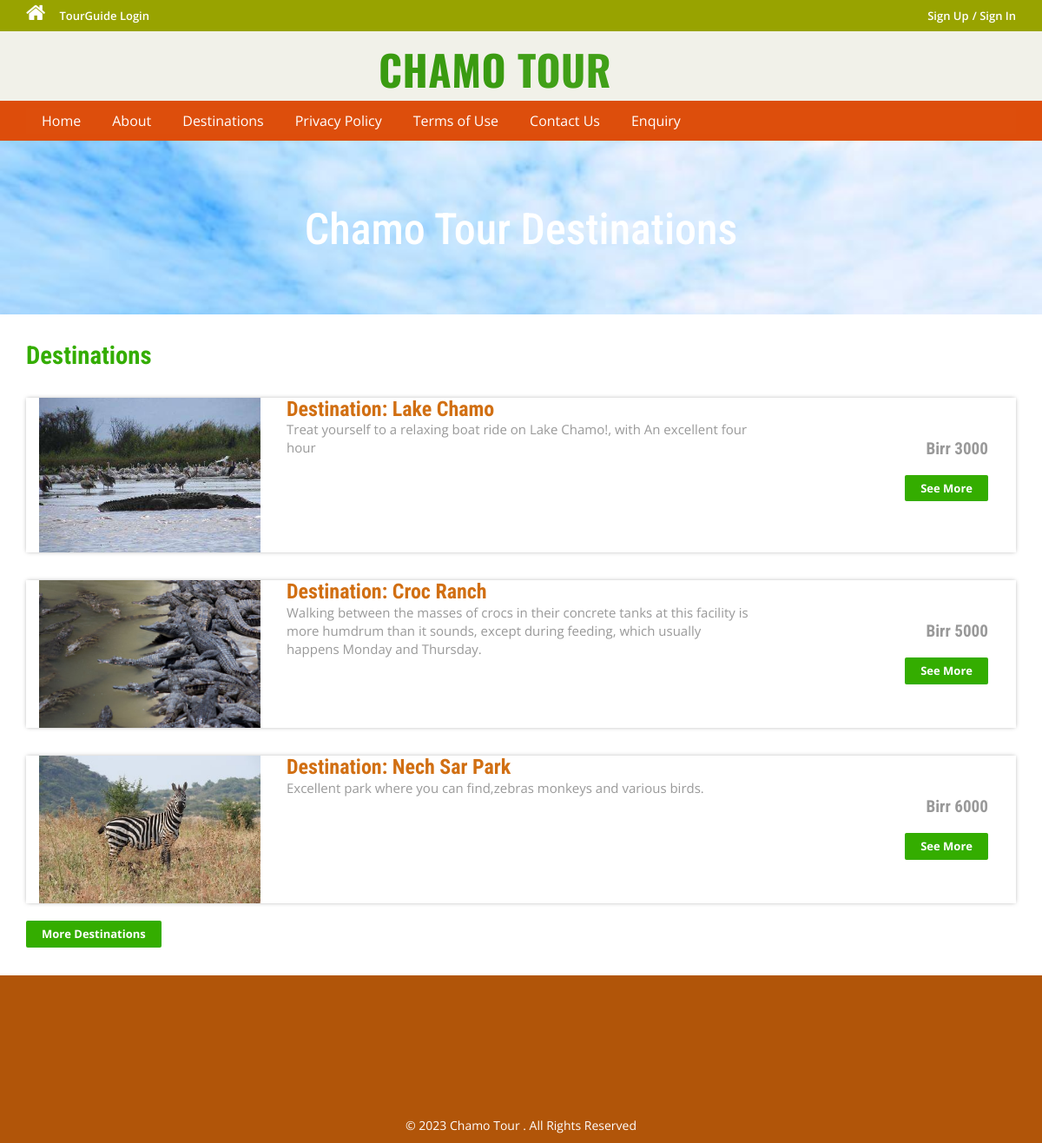
The app's page /destination-list.php with its own data.
### tables this page shows
CREATE TABLE `tbltourdestinations` (
  `DestinationId` int(11) NOT NULL,
  `DestinationName` varchar(200) DEFAULT NULL,
  `DestinationPrice` int(11) DEFAULT NULL,
  `DestinationDescription` mediumtext DEFAULT NULL,
  `DestinationImage` varchar(100) DEFAULT NULL,
  `Creationdate` timestamp NULL DEFAULT current_timestamp(),
  `UpdationDate` timestamp NULL DEFAULT NULL ON UPDATE current_timestamp()
);

### destination-list.php (the view, shortened to what this page needs)
<?php
include('includes/config.php');
?>
<!DOCTYPE html>
<html lang="en">
<head>
    <link href="css/bootstrap.css" rel='stylesheet' type='text/css' />
    <link href="css/style.css" rel='stylesheet' type='text/css' />
    <link href="css/font-awesome.css" rel="stylesheet">
    <link href="css/animate.css" rel="stylesheet" type="text/css" media="all">
</head>
<body>
<?php include('includes/header.php');?>
<div class="banner-3">
	<div class="container">
		<h1 class="wow zoomIn animated animated" data-wow-delay=".5s" style="visibility: visible; animation-delay: 0.5s; animation-name: zoomIn;">Chamo Tour Destinations</h1>
	</div>
</div>
<div class="rooms">
	<div class="container">
		<div class="room-bottom">
			<h3>Destinations</h3>
 <?php $sql = "SELECT * FROM  tbltourdestinations order by rand() limit 3";
       $query = $dbh->prepare($sql);
       $query -> execute();
       $results = $query -> fetchAll(PDO::FETCH_OBJ);
       if($query -> rowCount() > 0) {
        foreach( $results as $result) {
            ?>
            <div class="rom-btm">
                <div class="col-md-3 room-left wow fadeInLeft animated" data-wow-delay="0.3s">
                    <img src="./admin/destinationimages/<?php echo htmlentities($result ->DestinationImage);?>" class="img-responsive" alt="">
</div>
<div class="col-md-6 room-middle wow fadeInUp animated" data-wow-delay="0.3s">
<h4>Destination: <?php echo htmlentities($result -> DestinationName);?></h4>
<p><?php echo htmlentities($result -> DestinationDescription);?></p>
</div>
<div class="col-md-3 room-right wow fadeInRight animated" data-wow-delay="0.3s">
<h5>Birr <?php echo htmlentities($result -> DestinationPrice);?></h5>
<a href="destination-detail.php?desid=<?php echo htmlentities($result -> DestinationId);?>" class="view">See More</a>
</div>
<div class="clearfix"></div>
</div>
<?php }} ?>
<div><a href="destination-list.php" class="view">More Destinations</a></div>
</div>
</div>
<?php include('includes/footer.php');?>
</body>
</html>

### css/style.css (style rules this page uses)
html, body { font-size: 100%; background: #fff; font-family: 'Open Sans', sans-serif; }
body a,.grid_1,plan_1,plan_1.one,plan_1.two,i.icon1, i.icon2, i.icon3, i.icon4, i.icon5, i.icon6 { transition:0.5s all; -webkit-transition:0.5s all; -moz-transition:0.5s all; -o-transition:0.5s all; -ms-transition:0.5s all; }
h1,h2,h3,h4,h5,h6 { margin:0; font-family: 'Roboto Condensed', sans-serif; }
p { margin:0; }
a.view { padding: 6px 18px; font-weight: 700; color: #fff; background-color: #34ad00; border: 0; font-size: 13px; border-radius: 2px; -webkit-transition: all .2s; -moz-transition: all .2s; transition: all .2s; margin-top: 20px; display: inline-block; }
.banner-3 { background: url(../images/haile.jpg); background-repeat: no-repeat; background-size: cover; -webkit-background-size: cover; -o-background-size: cover; -ms-background-size: cover; -moz-background-size: cover; min-height:200px; }
.banner-3 h1 { font-size: 50px; margin-bottom: 40px; padding: 1.5em 0 0; text-align: center; color: #fff; }
.rom-btm { margin-top: 2em; box-shadow: 0px 0px 5px -1px rgba(0, 0, 0, 0.37); }
.room-bottom h3 { font-size: 1.8em; font-weight: 700; color: #34ad00; }
.room-bottom { padding: 2em 0; }
.rom-btm h4 { font-size: 1.5em; font-weight: 700; color: #d16f13; }
.rom-btm p { font-size: 15px; color: #999; }
.room-right { text-align: right; padding: 3em 2em; }
.rom-btm h5 { font-size: 1.2em; font-weight: 700; color: #999; }

### records on screen
tbltourdestinations: DestinationImage (picture), DestinationName "Lake Chamo", DestinationDescription "Treat yourself to a relaxing boat ride on Lake Chamo!, with An excellent four hour", DestinationPrice "3000"
tbltourdestinations: DestinationImage (picture), DestinationName "Croc Ranch", DestinationDescription "Walking between the masses of crocs in their concrete tanks at this facility is more humdrum than it sounds, except during feeding, which usually happens Monday and Thursday.", DestinationPrice "5000"
tbltourdestinations: DestinationImage (picture), DestinationName "Nech Sar Park", DestinationDescription "Excellent park where you can find,zebras monkeys and various birds.", DestinationPrice "6000"
